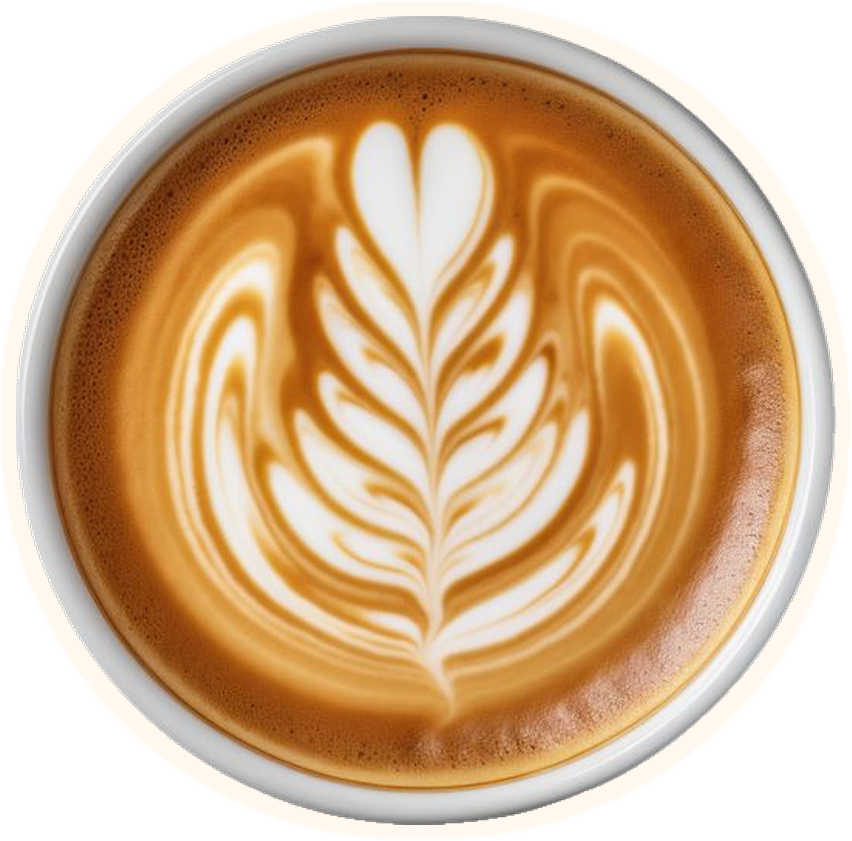
#> input picture klova-matchcut/src/raw/latte.png, 852 x 841 px; its folder holds 6 pictures in this run
$ python prep.py
#> lines starting #> are read from the running program, lines starting #| are printed output that depends on the picture; after the words box and inside, x2 and y2 are one past the last pixel; in counts of white or black regions, pixels touching at a corner belong together
"""Prepare collage assets with one shared riso-style grade.

Every photo goes through the same pipeline so no shot drifts in colour:
luminance -> 4-stop gradient map (espresso -> rose -> cream), red/orange
hues pushed to the single terracotta accent, then a fine print dot screen
in the shadows. Hero objects are cut to clean circles for the match cuts.
"""
import os
import numpy as np
from PIL import Image, ImageFilter, ImageDraw

HERE = os.path.dirname(os.path.abspath(__file__))
RAW = os.path.join(HERE, 'raw')
OUT = os.path.join(HERE, 'assets')
os.makedirs(OUT, exist_ok=True)

INK = (42, 23, 17)
ROAST = (112, 62, 46)
BRAND = (189, 148, 132)
CREAM = (246, 236, 223)
ACC_D = (122, 36, 18)
ACC = (212, 84, 44)
ACC_L = (240, 150, 105)


def hexs(c):
    return np.array(c, dtype=np.float32) / 255.0


def gradmap(L, stops):
    pos = np.array([p for p, _ in stops], dtype=np.float32)
    cols = np.stack([hexs(c) for _, c in stops])
    out = np.empty(L.shape + (3,), np.float32)
    for ch in range(3):
        out[..., ch] = np.interp(L, pos, cols[:, ch])
    return out


def rgb_to_hsv(rgb):
    r, g, b = rgb[..., 0], rgb[..., 1], rgb[..., 2]
    mx = rgb.max(-1)
    mn = rgb.min(-1)
    d = mx - mn + 1e-6
    h = np.where(mx == r, ((g - b) / d) % 6, np.where(mx == g, (b - r) / d + 2, (r - g) / d + 4)) * 60
    s = np.where(mx > 0, (mx - mn) / (mx + 1e-6), 0)
    return h, s, mx


def dot_screen(shape, period=7.0, angle=22.0):
    h, w = shape
    yy, xx = np.mgrid[0:h, 0:w].astype(np.float32)
    a = np.deg2rad(angle)
    u = (xx * np.cos(a) + yy * np.sin(a)) / period
    v = (-xx * np.sin(a) + yy * np.cos(a)) / period
    # distance to nearest cell centre, 0 at centre .. ~0.707 at corner
    du = u - np.round(u)
    dv = v - np.round(v)
    return np.sqrt(du * du + dv * dv)


def grade(img, contrast=1.12, lift=0.0, accent=1.0, dots=0.55, period=6.5):
    a = np.asarray(img.convert('RGBA')).astype(np.float32) / 255.0
    rgb, alpha = a[..., :3], a[..., 3]
    L = 0.2126 * rgb[..., 0] + 0.7152 * rgb[..., 1] + 0.0722 * rgb[..., 2]
    L = np.clip((L - 0.5) * contrast + 0.5 + lift, 0, 1)
    base = gradmap(L, [(0.0, INK), (0.30, ROAST), (0.62, BRAND), (0.93, CREAM), (1.0, CREAM)])
    h, s, v = rgb_to_hsv(rgb)
    hue_w = np.clip(1 - np.abs(((h + 30) % 360) - 40) / 45.0, 0, 1)  # reds..oranges
    w = np.clip((s - 0.25) * 1.8, 0, 1) * hue_w * np.clip(v * 1.6, 0, 1) * accent
    accc = gradmap(L, [(0.0, ACC_D), (0.45, ACC), (0.85, ACC_L), (1.0, CREAM)])
    out = base * (1 - w[..., None]) + accc * w[..., None]
    if dots > 0:
        # amplitude-modulated screen: darker areas get bigger ink dots
        d = dot_screen(L.shape, period)
        dark = np.clip(1 - L, 0, 1)
        radius = np.sqrt(dark) * 0.62
        ink = np.clip((radius - d) * 6.0, 0, 1) * dots * np.clip(dark * 1.6, 0, 1)
        out = out * (1 - ink[..., None] * 0.55) + hexs(INK) * ink[..., None] * 0.55
    res = np.concatenate([out, alpha[..., None]], -1)
    return Image.fromarray((np.clip(res, 0, 1) * 255).astype(np.uint8), 'RGBA')


def fit_circle(alpha, thr=128):
    m = alpha > thr
    ys, xs = np.nonzero(m)
    cx, cy = xs.mean(), ys.mean()
    area = m.sum()
    r = np.sqrt(area / np.pi)
    return cx, cy, r


def circle_cut(img, cx, cy, r, size=800):
    img = img.convert('RGBA')
    box = (cx - r, cy - r, cx + r, cy + r)
    c = img.resize((size, size), Image.LANCZOS, box=box)
    mask = Image.new('L', (size * 4, size * 4), 0)
    ImageDraw.Draw(mask).ellipse((2, 2, size * 4 - 3, size * 4 - 3), fill=255)
    mask = mask.resize((size, size), Image.LANCZOS)
    arr = np.asarray(c).copy()
    arr[..., 3] = (arr[..., 3].astype(np.float32) * np.asarray(mask) / 255).astype(np.uint8)
    return Image.fromarray(arr, 'RGBA')


def load(name):
    return Image.open(os.path.join(RAW, name)).convert('RGBA')


def save(im, name):
    im.save(os.path.join(OUT, name), optimize=True)
    print('wrote', name, im.size)


def main():
    # --- hero circles -------------------------------------------------
    latte = load('latte.png')
#> in load, returned value is the input picture: PIL image 852x841 RGBA; mean R, G, B, A 213.3, 178.3, 140.5, 201.9
    cx, cy, r = fit_circle(np.asarray(latte)[..., 3])
#> in fit_circle, `m = alpha > thr`:
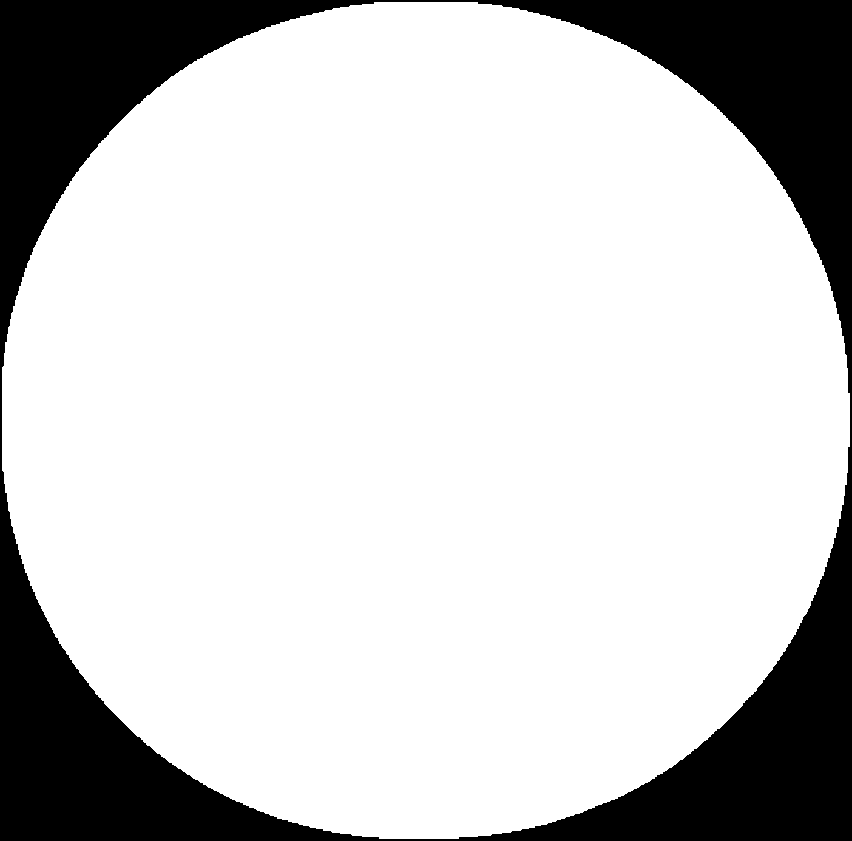
#> m: shape (841, 852) bool; 79.2% white; 1 black region, box (x1, y1, x2, y2) and area: (0, 0, 852, 841) 149027
#> in fit_circle, `cx, cy = xs.mean(), ys.mean()`: cx = 424.5; cy = 419.7
#> in fit_circle, `area = m.sum()`: area = 567505
#> in fit_circle, `r = np.sqrt(area / np.pi)`: r = 425
#> cx = 424.5; cy = 419.7; r = 425
    save(grade(circle_cut(latte, cx, cy, r - 13), accent=0.55, dots=0.35), 'hero_latte.png')
#> in circle_cut, `box = (cx - r, cy - r, cx + r, cy + r)`: box = (12.48, 7.68, 836.5, 831.7)
#> in circle_cut, `mask = Image.new('L', (size * 4, size * 4), 0)`: mask: PIL image 3200x3200 L; every value is 0
#> in circle_cut, `ImageDraw.Draw(mask).ellipse((2, 2, size * 4 - 3, size * 4 - 3), fill=..`: mask: PIL image 3200x3200 L; 78.3% white; 1 black region, box (x1, y1, x2, y2) and area: (0, 0, 3200, 3200) 2218120
#> in circle_cut, `arr[..., 3] = (arr[..., 3].astype(np.float32) * np.asarray(mask) / 255..`:
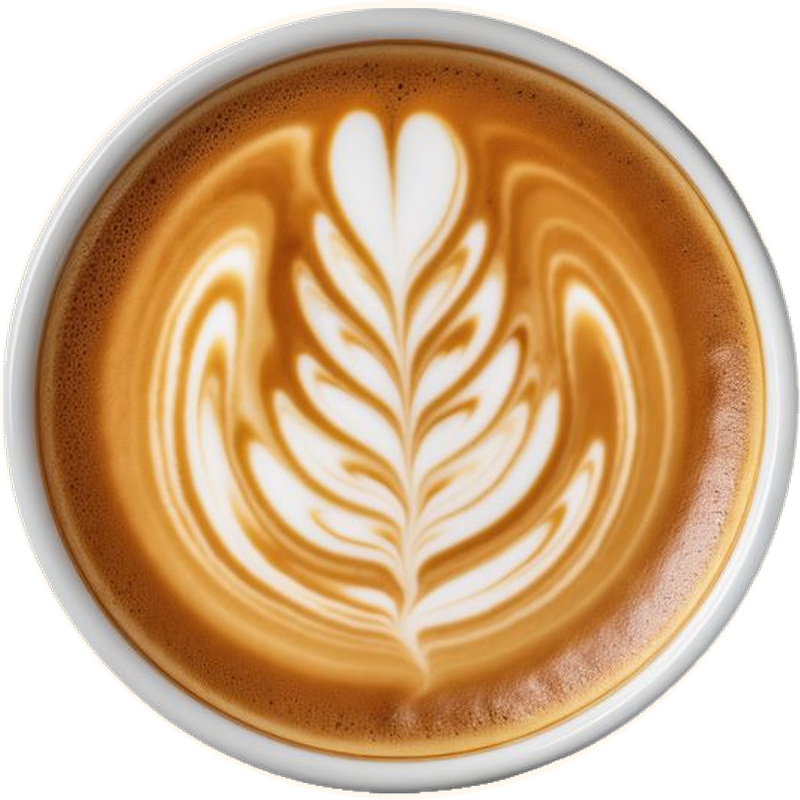
#> arr: shape (800, 800, 4); mean R, G, B, A 169, 133.6, 95.9, 199.8; transparent parts drawn white
#> after the loop in gradmap (call 2), `for ch in range(3):`:
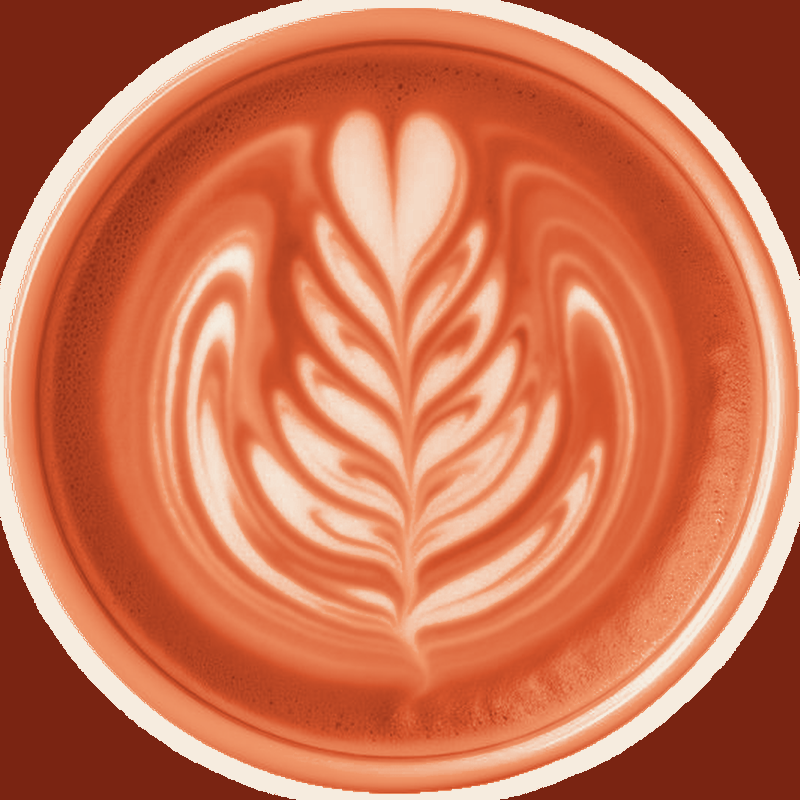
#> out: shape (800, 800, 3) float32; mean of channels 0, 1, 2 0.809, 0.455, 0.326; drawn as R, G, B
#| wrote hero_latte.png (800, 800)

    orange = load('orange.png')
#> call 2 of load, with name = 'orange.png'
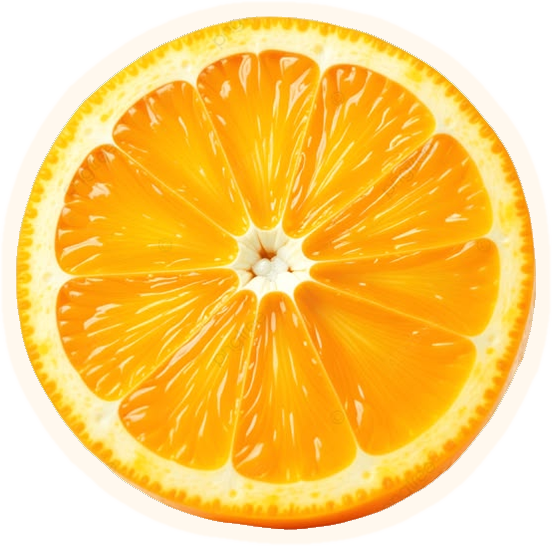
#> input picture klova-matchcut/src/raw/orange.png, 552 x 546 px
#> in load, returned value is the input picture: PIL image 552x546 RGBA; mean R, G, B, A 252.7, 204.6, 105.7, 202.7
    cx, cy, r = fit_circle(np.asarray(orange)[..., 3])
#> in fit_circle (call 2), `m = alpha > thr`: m: shape (546, 552) bool; 79.5% white; 1 black region, box (x1, y1, x2, y2) and area: (0, 0, 552, 546) 61782
#> cx = 276.4; cy = 273.1; r = 276.2
    save(grade(circle_cut(orange, cx, cy, r - 12), accent=1.0, dots=0.35), 'hero_orange.png')
#> call 2 of circle_cut, with cx = 276.4, cy = 273.1, r = 264.2, size = 800
#> in circle_cut (call 2), `box = (cx - r, cy - r, cx + r, cy + r)`: box = (12.19, 8.91, 540.5, 537.3)
#> in circle_cut (call 2), `arr[..., 3] = (arr[..., 3].astype(np.float32) * np.asarray(mask) / 255..`:
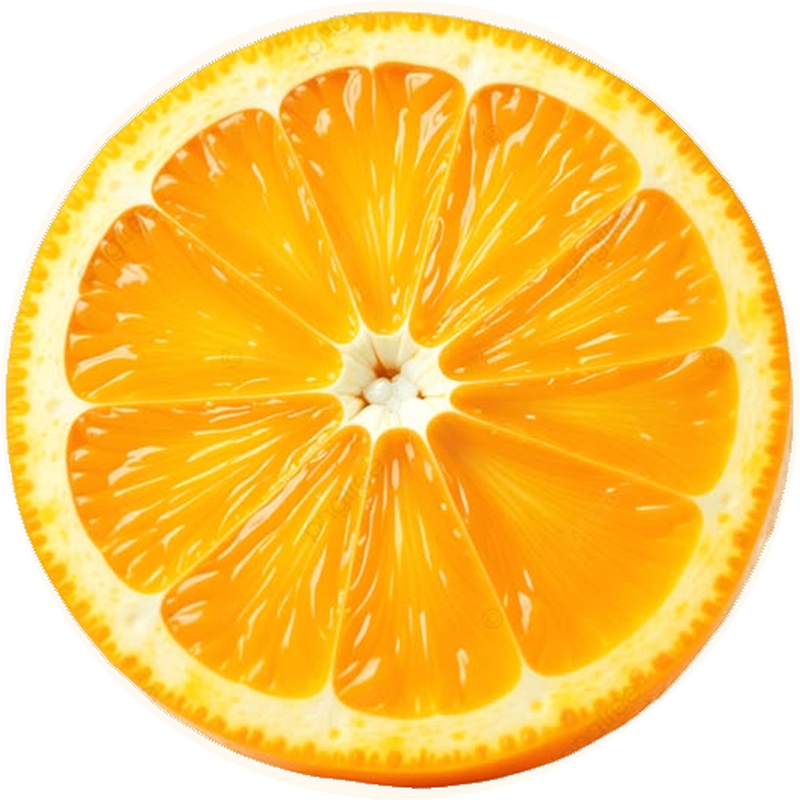
#> arr: shape (800, 800, 4); mean R, G, B, A 215.4, 165.2, 60.6, 199.8; transparent parts drawn white
#> after the loop in gradmap (call 3), `for ch in range(3):`:
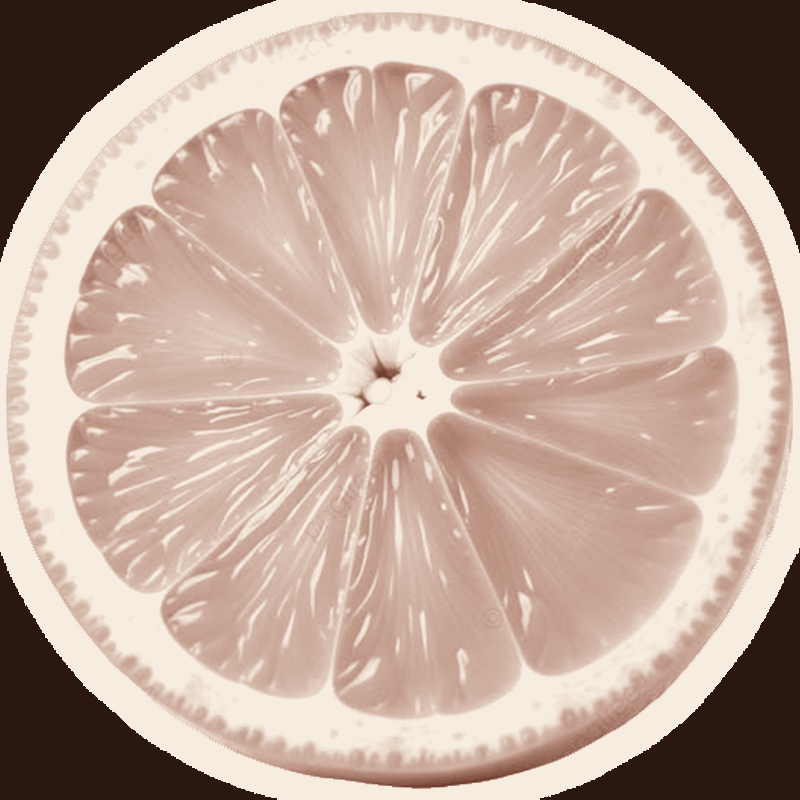
#> out: shape (800, 800, 3) float32; mean of channels 0, 1, 2 0.759, 0.669, 0.616; drawn as R, G, B
#> in rgb_to_hsv (call 2), `h = np.where(mx == r, ((g - b) / d) % 6, np.where(mx == g, (b - r) / d..`:
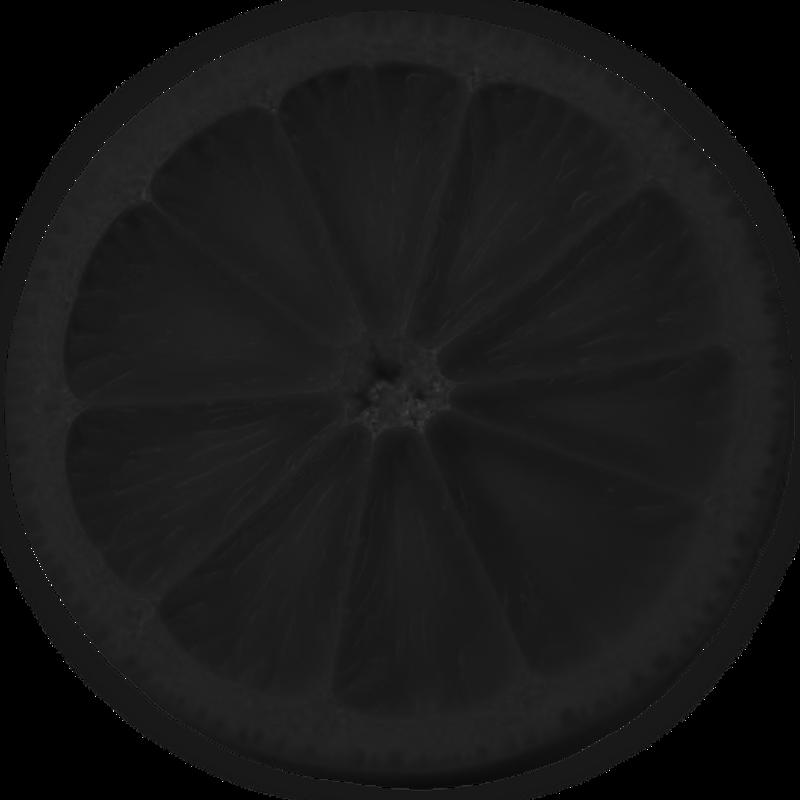
#> h: shape (800, 800) float32; min 0, max 354, mean 35; drawn with min black and max white
#| wrote hero_orange.png (800, 800)

#> (the run stopped early here; a loop or call above may not have finished)
